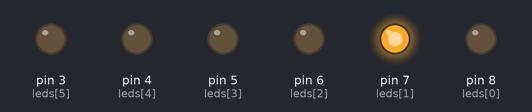
A sketch run on a simulated Arduino Uno, built with avr-gcc and run on an emulated ATmega328P. On the bench: output pins drawn as LEDs (lit = HIGH).

Above: at 0.37 s.
At 0.87 s:
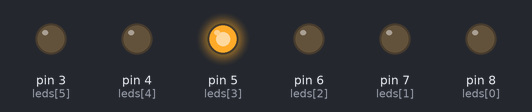
At 1.5 s:
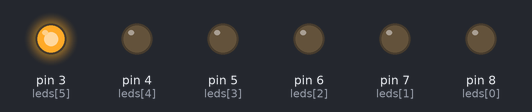
At 3.62 s:
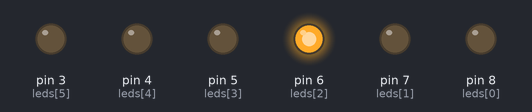
At 4.87 s:
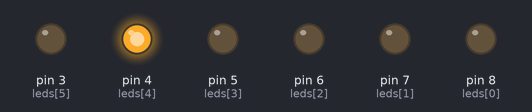
At 6.0 s:
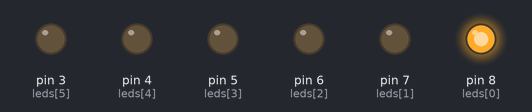
Timing chart, 0 to 6.9 s (numbered marks = the images above):
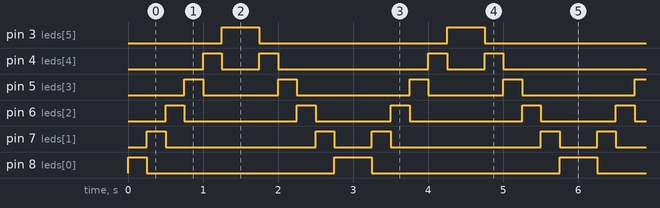

The sketch:

gnd-one-jumper.ino
```cpp
int leds[] = {8,7,6,5,4,3};

void setup() {
  for(int i=0;i<6;i++) {
    pinMode(leds[i],OUTPUT);
  }
  // put your setup code here, to run once:
}

void loop() {
  // put your main code here, to run repeatedly:
  for(int i=0;i<6;i++) {
    digitalWrite(leds[i],HIGH);
    delay(250);
    digitalWrite(leds[i],LOW);
  }
  for(int j=5;j>=0;j--) {
    digitalWrite(leds[j],HIGH);
    delay(250);
    digitalWrite(leds[j],LOW);
  }
}
```

Measured:
- by itself, pin 3 (leds[5]): alternates HIGH for 0.50 s and LOW for 2.5 s
- by itself, pin 4 (leds[4]): repeats every 3.0 s: LOW 0.50 s, HIGH 0.25 s, LOW 2.0 s, HIGH 0.25 s
- by itself, pin 5 (leds[3]): repeats every 3.0 s: LOW 1.0 s, HIGH 0.25 s, LOW 1.5 s, HIGH 0.25 s
- by itself, pin 6 (leds[2]): repeats every 3.0 s: LOW 1.5 s, HIGH 0.25 s, LOW 1.0 s, HIGH 0.25 s
- by itself, pin 7 (leds[1]): repeats every 3.0 s: LOW 2.0 s, HIGH 0.25 s, LOW 0.50 s, HIGH 0.25 s
- by itself, pin 8 (leds[0]): repeats every 3.0 s: LOW 2.5 s, HIGH 0.50 s
